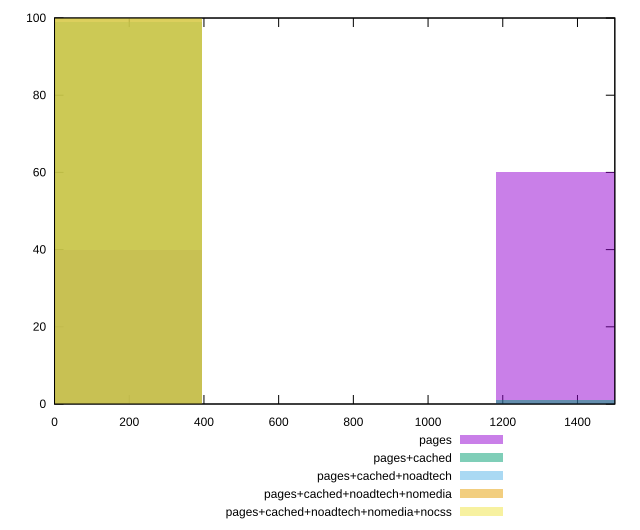

Write the gnuplot code that produced this figure.
reset

$pages <<EOF
1575.013189451144 60
0 40
EOF

$pagesCached <<EOF
1575.013189451144 1
0 99
EOF

$pagesCachedNoadtech <<EOF
0 100
EOF

$pagesCachedNoadtechNomedia <<EOF
0 100
EOF

$pagesCachedNoadtechNomediaNocss <<EOF
0 100
EOF

set key outside below
set boxwidth 787.506594725572
set xrange [0:1500]
set yrange [0:100]
set trange [0:100]
set style fill transparent solid 0.5 noborder
set terminal svg size 640, 530 enhanced background rgb 'white'
set output "report_00022_2021-02-20T12:08:46.964Z/offscreen-images/comparison/histogram/all_raw.svg"

plot $pages title "pages" with boxes, \
     $pagesCached title "pages+cached" with boxes, \
     $pagesCachedNoadtech title "pages+cached+noadtech" with boxes, \
     $pagesCachedNoadtechNomedia title "pages+cached+noadtech+nomedia" with boxes, \
     $pagesCachedNoadtechNomediaNocss title "pages+cached+noadtech+nomedia+nocss" with boxes

reset
